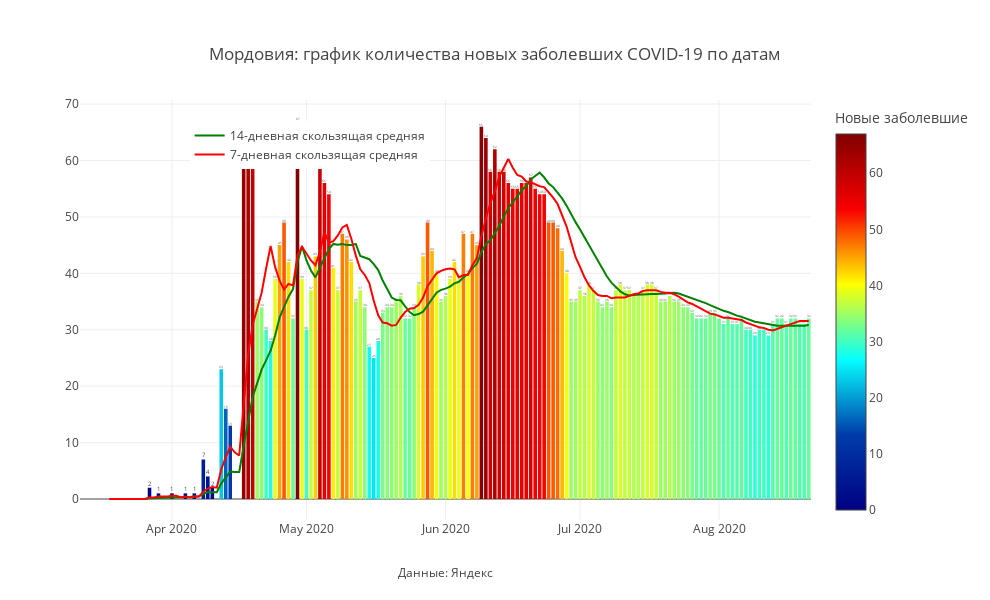

Notebook source saved alongside this figure:
### Code cell
mask = X.Region ==my_region
#mask = (X.Date>datetime.date(2020,5,1)&(X.Region.isin(regions_towatch))
#mask = (X.Date>datetime.date(2020,5,1)&(X.Region==my_region)

fig = px.bar(X[mask], x='Date', 
             y="Day_confirmed",color ='Day_confirmed',
             title=f'{my_region}: '+'график количества новых заболевших COVID-19 по датам',
              color_continuous_scale= 'jet',text = 'Day_confirmed',
             labels = {'Day_confirmed' : "Новые заболевшие",'Remaining_ill':'Текущие больные'})
fig.add_trace(
    go.Scatter(
        name='14-дневная скользящая средняя',
        x=X[mask].Date,
        y=X[mask]['MA14_dayconfirmed'],
        mode="lines",
        
        line=go.scatter.Line(color="green"),
        showlegend=True)
)
fig.add_trace(
    go.Scatter(
        name = '7-дневная скользящая средняя',
        x=X[mask]['Date'],
        y=X[mask]['MA7_dayconfirmed'],
        mode="lines",
        
        line=go.scatter.Line(color="red"),
        showlegend=True)
)
fig.update_layout(
    annotations=[
#         dict(
#             x='2020-04-13',
#             y=1355,
#             xref="x",
#             yref="y",
#             text="Введение<br>пропускной<br>системы в Москве",
#             showarrow=True,
#             arrowhead=2,
#             ax=0,
#             ay=-60),
#         dict(
#             x='2020-06-09',
#             y=1572,
#             xref="x",
#             yref="y",
#             text="Отмена<br>пропускной<br>системы в Москве",
#             showarrow=True,
#             arrowhead=2,
#             ax=0,
#             ay=-90),
        dict(
            x=0.5,
            y=-0.15,
            showarrow=False,
            text="Данные: Яндекс",
            xref="paper",
            yref="paper"),
        
                ],
    
    
                  title_x = 0.5,
                  title_y= 0.9,
                  title_xanchor = "center",
                  title_yanchor = "bottom", 
                  legend_x = 0.15,legend_y = 0.95,
                  width = 990, height = 600,template = 'gridon',
    
    
                  xaxis_title='',yaxis_title = ' '
)


fig.show()

### Figure 1 — Plotly figure (JSON) as saved in the notebook; plotly's stock layout.template omitted (floating-point values rounded to 4 significant figures; data arrays with more than 128 entries replaced by an {"elided": "..."} marker saying what was removed)
{"data": [{"alignmentgroup": "True", "hovertemplate": "Date=%{x}<br>Новые заболевшие=%{marker.color}<extra></extra>", "legendgroup": "", "marker": {"color": {"elided": "163 int values"}, "coloraxis": "coloraxis"}, "name": "", "offsetgroup": "", "orientation": "v", "showlegend": false, "text": {"elided": "163 int values"}, "textposition": "auto", "type": "bar", "x": {"elided": "163 str values"}, "xaxis": "x", "y": {"elided": "163 int values"}, "yaxis": "y"}, {"line": {"color": "green"}, "mode": "lines", "name": "14-дневная скользящая средняя", "showlegend": true, "type": "scatter", "x": {"elided": "163 str values"}, "y": {"elided": "163 float values"}}, {"line": {"color": "red"}, "mode": "lines", "name": "7-дневная скользящая средняя", "showlegend": true, "type": "scatter", "x": {"elided": "163 str values"}, "y": {"elided": "163 float values"}}], "layout": {"annotations": [{"showarrow": false, "text": "Данные: Яндекс", "x": 0.5, "xref": "paper", "y": -0.15, "yref": "paper"}], "barmode": "relative", "coloraxis": {"colorbar": {"title": {"text": "Новые заболевшие"}}, "colorscale": [[0, "rgb(0,0,131)"], [0.2, "rgb(0,60,170)"], [0.4, "rgb(5,255,255)"], [0.6, "rgb(255,255,0)"], [0.8, "rgb(250,0,0)"], [1, "rgb(128,0,0)"]]}, "height": 600, "legend": {"tracegroupgap": 0, "x": 0.15, "y": 0.95}, "title": {"text": "Мордовия: график количества новых заболевших COVID-19 по датам", "x": 0.5, "xanchor": "center", "y": 0.9, "yanchor": "bottom"}, "width": 990, "xaxis": {"anchor": "y", "domain": [0, 1], "title": {"text": ""}}, "yaxis": {"anchor": "x", "domain": [0, 1], "title": {"text": " "}}}}
